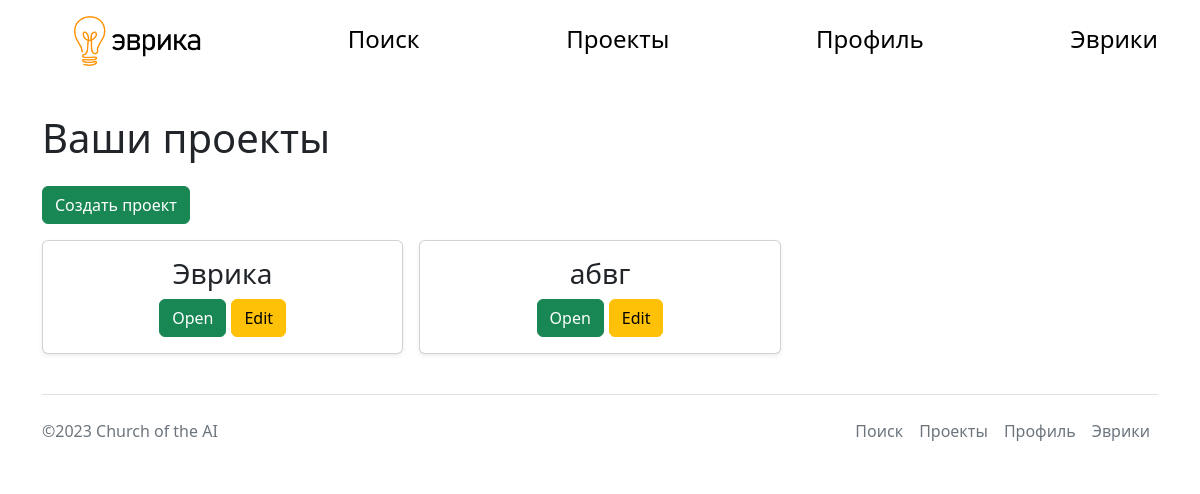
Page /projects (signed in) on the earlier database version.
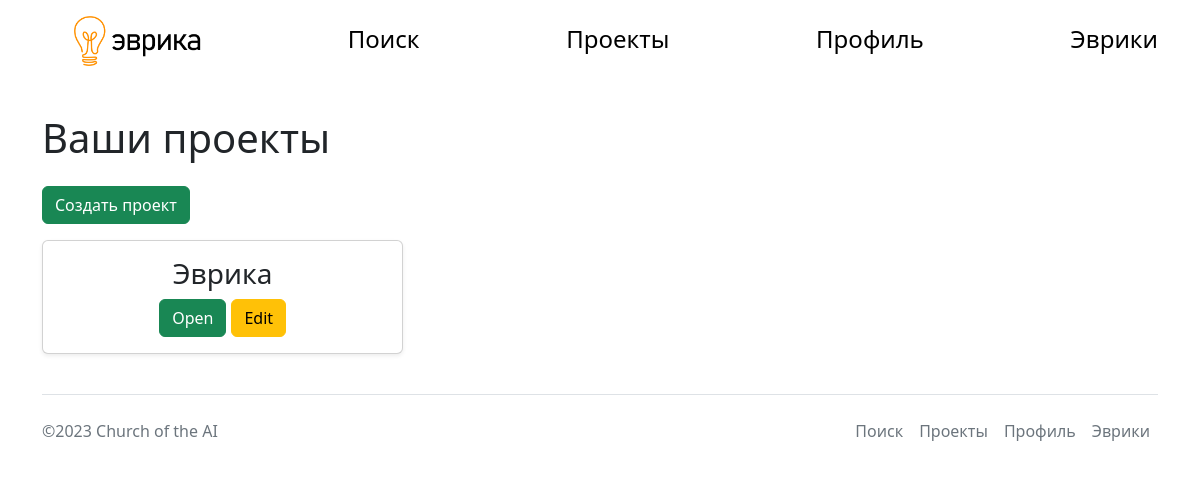
Same page on the later database version.
### main.py (models this page shows, shortened)
class Project(db.Model):
    id = db.Column(db.Integer, primary_key=True)
    title = db.Column(db.String(20), nullable=False)
    about = db.Column(db.Text, nullable=False)
    image = db.Column(db.String)
    front_language = db.Column(db.Integer, nullable=False)
    back_language = db.Column(db.String, nullable=False)
    level = db.Column(db.String, nullable=False)
    founder_id = db.Column(db.Integer, nullable=False)

### main.py (the view)
@app.route('/projects')
@login_required
def projects():
    projects = db.session.query(Project).filter_by(founder_id=current_user.id).all()
    return render_template('projects.html', title='Ваши проекты', projects=projects)

### main.py (called while the page is built)
@login_manager.user_loader
def load_user(user_id):
    return User.query.get(user_id)

### templates/projects.html
{%extends 'base.html'%}
{% block body %}
<h1 class="py-3">Ваши проекты</h1>
<a href="/projects/create" class="btn btn-success">Создать проект</a>
<div class="py-3 row row-cols-1 row-cols-sm-2 row-cols-md-3 g-3">
{%for el in projects %}
<div class="col">
        <div class="card shadow-sm">
          <div class="card-body">
            <h3 class="card-text" style='text-align: center'>{{el.title}}</h3>
            <div class="d-flex justify-content-center align-items-center">
                <a href='/projects/{{el.id}}' class="btn btn-success" style='margin-right: 5px'>Open</a>
                <a href='/projects/{{el.id}}/edit' class="btn btn-warning">Edit</a>
            </div>
          </div>
        </div>
      </div>
{% endfor %}
</div>
{% endblock %}

### templates/base.html (shortened to what this page needs)
<!DOCTYPE html>
<html lang="en">
<head>
    <link rel="stylesheet" href="https://cdn.jsdelivr.net/npm/bootstrap@5.2.3/dist/css/bootstrap.min.css">
    <link rel="stylesheet" href="/static/css/style.css" type="text/css">
</head>
<body class="container">
    <ul class="navigation_container py-3">
      <li class='nav_img_link'><a href="/"><img src="/static/images/logo.png" alt="Arch logo" class='logo'></a></li>
        <li class='navigation_link'><a  href="/search" class='navigation_link'>Поиск</a></li>
        <li class='navigation_link'><a href="/projects" class='navigation_link'>Проекты</a></li>
        <li class='navigation_link'><a href="/profile" class='navigation_link'>Профиль</a></li>
        <li class='navigation_link'><a href="/matches" class='navigation_link'>Эврики</a></li>
    </ul>
    <main>
     {% block body %}
    {% endblock %}
    </main>
    <footer class="d-flex flex-wrap justify-content-between align-items-center py-3 my-4 border-top">
    <p class="col-md-4 mb-0 text-muted">©2023 Church of the AI</p>
    <ul class="nav col-md-4 justify-content-end">
      <li class=''><a  href="/search" class='nav-link px-2 text-muted'>Поиск</a></li>
      <li class='nav-item'><a href="/projects" class='nav-link px-2 text-muted'>Проекты</a></li>
      <li class='nav-item'><a href="/profile" class='nav-link px-2 text-muted'>Профиль</a></li>
      <li class='nav-item'><a href="/matches" class='nav-link px-2 text-muted'>Эврики</a></li>
    </ul>
  </footer>
</body>
</html>

### static/css/style.css (style rules this page uses)
a { color: #8aff15; }
.navigation_container { display: flex; list-style-type: none; }
.navigation_link { font-size: 24px; text-decoration: none; color: black; margin-left: auto; margin-right: 0px; margin-top: 5px; }
.logo { height: 50px; }
.nav_img_link { margin-left: 0; margin-righ: auto; }

Differences in the rows shown:
removed Project: title "абвг"
